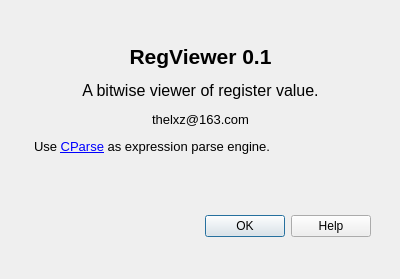
<?xml version="1.0" encoding="UTF-8"?>
<ui version="4.0">
 <class>AboutDialog</class>
 <widget class="QDialog" name="AboutDialog">
  <property name="geometry">
   <rect>
    <x>0</x>
    <y>0</y>
    <width>400</width>
    <height>279</height>
   </rect>
  </property>
  <property name="windowTitle">
   <string>Dialog</string>
  </property>
  <widget class="QDialogButtonBox" name="buttonBox">
   <property name="geometry">
    <rect>
     <x>30</x>
     <y>210</y>
     <width>341</width>
     <height>32</height>
    </rect>
   </property>
   <property name="orientation">
    <enum>Qt::Horizontal</enum>
   </property>
   <property name="standardButtons">
    <set>QDialogButtonBox::Help|QDialogButtonBox::Ok</set>
   </property>
   <property name="centerButtons">
    <bool>false</bool>
   </property>
  </widget>
  <widget class="QTextBrowser" name="textBrowser">
   <property name="geometry">
    <rect>
     <x>30</x>
     <y>40</y>
     <width>341</width>
     <height>151</height>
    </rect>
   </property>
   <property name="styleSheet">
    <string notr="true">QTextBrowser{
	background-color: rgb(0, 0, 0,0);
}</string>
   </property>
   <property name="frameShape">
    <enum>QFrame::NoFrame</enum>
   </property>
   <property name="html">
    <string>&lt;!DOCTYPE HTML PUBLIC &quot;-//W3C//DTD HTML 4.0//EN&quot; &quot;http://www.w3.org/TR/REC-html40/strict.dtd&quot;&gt;
&lt;html&gt;&lt;head&gt;&lt;meta name=&quot;qrichtext&quot; content=&quot;1&quot; /&gt;&lt;style type=&quot;text/css&quot;&gt;
p, li { white-space: pre-wrap; }
&lt;/style&gt;&lt;/head&gt;&lt;body style=&quot; font-family:'Sans'; font-size:10pt; font-weight:400; font-style:normal;&quot;&gt;
&lt;p align=&quot;center&quot; style=&quot; margin-top:12px; margin-bottom:12px; margin-left:0px; margin-right:0px; -qt-block-indent:0; text-indent:0px;&quot;&gt;&lt;span style=&quot; font-size:16pt; font-weight:600;&quot;&gt;RegViewer 0.1&lt;/span&gt;&lt;/p&gt;
&lt;p align=&quot;center&quot; style=&quot; margin-top:12px; margin-bottom:12px; margin-left:0px; margin-right:0px; -qt-block-indent:0; text-indent:0px;&quot;&gt;&lt;span style=&quot; font-size:12pt;&quot;&gt;A bitwise viewer of register value.&lt;/span&gt;&lt;/p&gt;
&lt;p align=&quot;center&quot; style=&quot; margin-top:12px; margin-bottom:12px; margin-left:0px; margin-right:0px; -qt-block-indent:0; text-indent:0px;&quot;&gt;thelxz@163.com&lt;/p&gt;
&lt;p style=&quot; margin-top:12px; margin-bottom:12px; margin-left:0px; margin-right:0px; -qt-block-indent:0; text-indent:0px;&quot;&gt;Use &lt;a href=&quot;https://github.com/cparse/cparse&quot;&gt;&lt;span style=&quot; text-decoration: underline; color:#0000ff;&quot;&gt;CParse&lt;/span&gt;&lt;/a&gt; as expression parse engine.&lt;/p&gt;
&lt;p style=&quot;-qt-paragraph-type:empty; margin-top:12px; margin-bottom:12px; margin-left:0px; margin-right:0px; -qt-block-indent:0; text-indent:0px;&quot;&gt;&lt;br /&gt;&lt;/p&gt;&lt;/body&gt;&lt;/html&gt;</string>
   </property>
  </widget>
 </widget>
 <resources/>
 <connections>
  <connection>
   <sender>buttonBox</sender>
   <signal>accepted()</signal>
   <receiver>AboutDialog</receiver>
   <slot>accept()</slot>
   <hints>
    <hint type="sourcelabel">
     <x>248</x>
     <y>254</y>
    </hint>
    <hint type="destinationlabel">
     <x>157</x>
     <y>274</y>
    </hint>
   </hints>
  </connection>
  <connection>
   <sender>buttonBox</sender>
   <signal>rejected()</signal>
   <receiver>AboutDialog</receiver>
   <slot>reject()</slot>
   <hints>
    <hint type="sourcelabel">
     <x>316</x>
     <y>260</y>
    </hint>
    <hint type="destinationlabel">
     <x>286</x>
     <y>274</y>
    </hint>
   </hints>
  </connection>
 </connections>
</ui>
